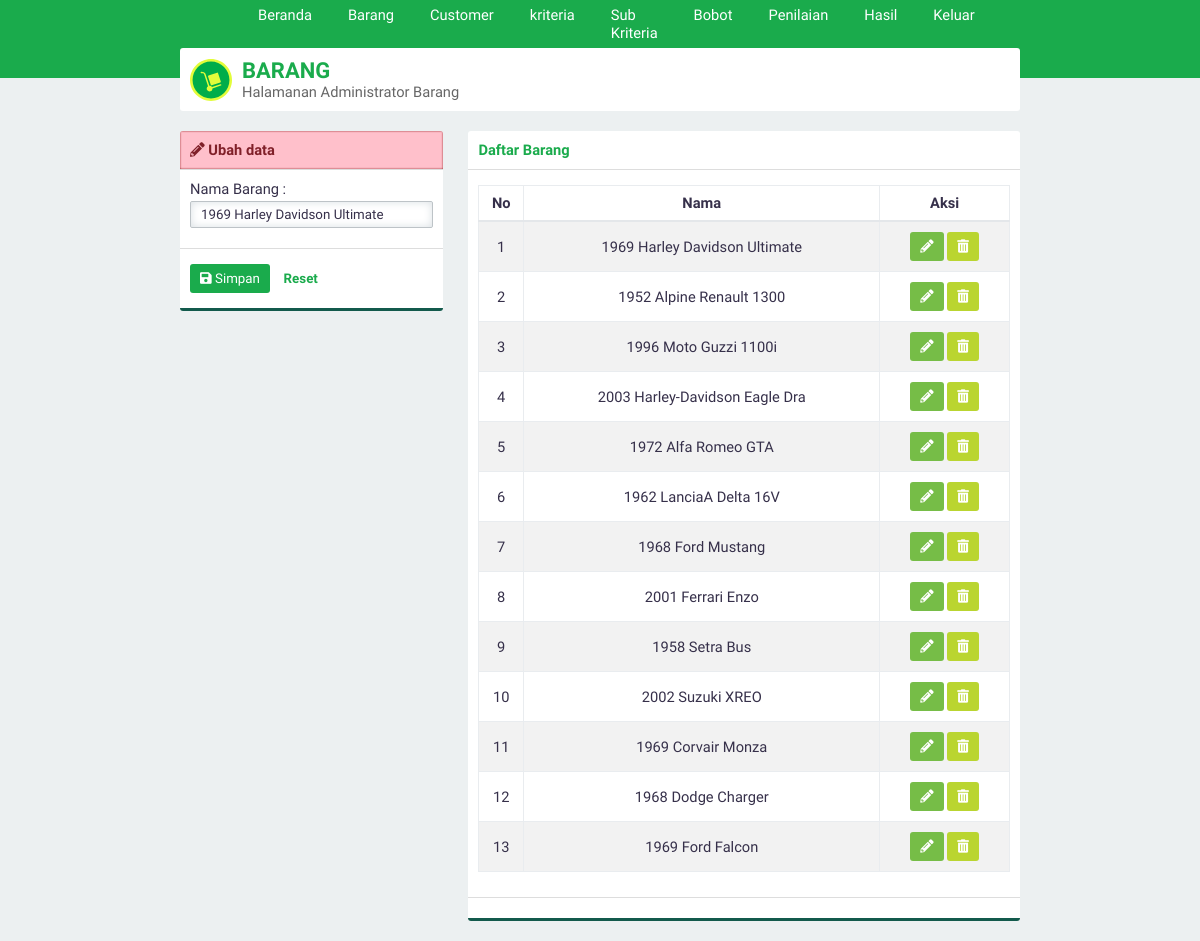
Screenshot of /?page=barang&aksi=ubah&id=1 (signed in) with the database file from the repository.
### tables this page shows
CREATE TABLE IF NOT EXISTS `jenis_barang` (
`id_jenisbarang` int(3) NOT NULL,
  `namaBarang` varchar(30) NOT NULL
);

### page/barang.php (the view, shortened to what this page needs)
<div class="panel">
    <div class="panel-middle" id="judul">
        <img src="asset/image/barang.svg">
        <div id="judul-text">
            <h2 class="text-green">BARANG</h2>
            Halamanan Administrator Barang
        </div>
    </div>
</div>
<div class="row">
    <div class="col-4">
        <div class="panel">
            <?php
            if (@htmlspecialchars($_GET['aksi'])=='ubah'){
                include 'ubahbarang.php';
            }else{
                include 'tambahbarang.php';
            }
            ?>
        </div>
    </div>
    <div class="col-8">
        <div class="panel">
            <div class="panel-top">
                <b class="text-green">Daftar Barang</b>
            </div>
            <div class="panel-middle">
                <div class="table-responsive">
                    <table>
                        <thead><tr><th>No</th><th>Nama</th><th>Aksi</th></tr></thead>
                        <tbody>
                        <?php
                        $query="SELECT * FROM jenis_barang";
                        $execute=$konek->query($query);
                        if ($execute->num_rows > 0){
                            $no=1;
                            while($data=$execute->fetch_array(MYSQLI_ASSOC)){
                                echo"
                                <tr id='data'>
                                    <td>$no</td>
                                    <td>$data[namaBarang]</td>
                                    <td>
                                    <div class='norebuttom'>
                                    <a class=\"btn btn-light-green\" href='./?page=barang&aksi=ubah&id=".$data['id_jenisbarang']."'><i class='fa fa-pencil-alt'></i></a>
                                    <a class=\"btn btn-yellow\" data-a=".$data['namaBarang']." id='hapus' href='./proses/proseshapus.php/?op=barang&id=".$data['id_jenisbarang']."'><i class='fa fa-trash-alt'></i></a></td>
                                </div></tr>";
                                $no++;
                            }
                        }else{
                            echo "<tr><td  class='text-center text-green' colspan='3'>Kosong</td></tr>";
                        }
                        ?>
            <div class="panel-bottom"></div>

### page/ubahbarang.php (shortened to what this page needs)
<?php
$id=htmlspecialchars(@$_GET['id']);
$query="SELECT id_jenisbarang,namaBarang FROM jenis_barang WHERE id_jenisbarang='$id'";
$execute=$konek->query($query);
if ($execute->num_rows > 0){
    $data=$execute->fetch_array(MYSQLI_ASSOC);
}else{
    header('location:./?page=barang');
}
?>
<div class="panel-top panel-top-edit">
    <b><i class="fa fa-pencil-alt"></i> Ubah data</b>
</div>
<form id="form" method="POST" action="./proses/prosesubah.php">
    <div class="panel-middle">
        <div class="group-input">
            <label for="barang" >Nama Barang :</label>
            <input type="text" value="<?php echo $data['namaBarang']; ?>" class="form-custom" required autocomplete="off" placeholder="Nama Barang" id="barang" name="barang">
        </div>
    </div>
    <div class="panel-bottom">
        <button type="submit" id="buttonsimpan" class="btn btn-green"><i class="fa fa-save"></i> Simpan</button>
        <button type="reset" id="buttonreset" class="btn btn-second">Reset</button>
    </div>
</form>

### asset/css/style.css (style rules this page uses)
* { padding: 0; margin: 0; font-family: 'Work Sans', sans-serif; color: #36304A; font-weight: 500; letter-spacing: normal; }
a { text-decoration: none; }
h2 { font-size: 1.5em; }
b, h1, h2, h3, h4, h5 { padding: 0; font-weight: 600 !important; margin: 0.83em 0em; }
.text-green { color: #1aab4c !important; }
input, select { border: none; width: 100%; }
.form-custom { padding: 5px 10px; border: solid 1px #BDC3C7; -webkit-border-radius: 2px; -moz-border-radius: 2px; border-radius: 2px; box-sizing: border-box; box-shadow: inset 0 0 8px #d9dfe3; margin: 3px 0 10px 0; }
.btn { border: none; -webkit-padding: 7px 10px; -o-padding: 7px 10px; -moz-padding: 7px 10px; padding: 7px 10px; border-radius: 3px; margin: 5px 0px; display: inline-block; cursor: pointer; font-size: 10pt !important; }
.btn i { color: white !important; }
.btn-green { background-color: #1aab4c; color: white !important; }
.btn-light-green { background-color: #76bd47; color: white !important; }
.btn-yellow { background-color: #bad530; color: white !important; }
.btn-second { background-color: transparent; color: #1aab4c; font-weight: 600; }
.row { margin-top: 10px; display: flex; }
div[class^="col-"] { margin-left: 3%; }
div[class^="col-"]:first-child { margin-left: 0%; }
.col-4 { width: 31.3333333333%; }
.col-8 { width: 65.6666666667%; }
.table-responsive { overflow-y: hidden; }
table { width: 100%; text-align: center; border-collapse: collapse; margin: 5px 0px 15px 0px; }
table tr th { padding: 8px 0px; border: solid 1px #e9ecef; border-bottom: solid 2px #e4e7ea; font-weight: bold; }
table td { border: solid 1px #e9ecef; padding: 5px; }
table tr#data:nth-child(odd) { background-color: #f2f2f2; }
.panel { background-color: white; border-radius: 3px; -webkit-box-sizing: border-box; -moz-box-sizing: border-box; -o-box-sizing: border-box; box-sizing: border-box; margin-bottom: 20px; overflow: hidden; }
.panel-top-edit { background-color: #ffc0cb; box-shadow: inset 0px 0px 2px #800000; color: #802029; }
.panel-top-edit b, .panel-top-edit i { color: #802029; }
.panel-top { padding: 10px; box-sizing: padding-box; border-bottom: solid 1px #dddddd; }
.panel-middle { padding: 10px; box-sizing: padding-box; }
.panel-bottom { padding: 10px; border-bottom: solid 3px #135a4c; border-top: solid 1px #dddddd; }
body { background-color: #ECF0F1; display: flex; width: 100vw; height: 100vh; align-items: center; flex-direction: column; overflow-x: hidden; font-size: 11pt; }
#judul { display: flex; align-items: center; }
#judul img { margin-right: 10px; }
#judul #judul-text { color: #666666; }
#judul #judul-text h2 { margin: 0 !important; }

### rows the page displays
jenis_barang: barang "1969 Harley Davidson Ultimate", namaBarang "1969 Harley Davidson Ultimate"
jenis_barang: namaBarang "1952 Alpine Renault 1300"
jenis_barang: namaBarang "1996 Moto Guzzi 1100i"
jenis_barang: namaBarang "2003 Harley-Davidson Eagle Dra"
jenis_barang: namaBarang "1972 Alfa Romeo GTA"
jenis_barang: namaBarang "1962 LanciaA Delta 16V"
jenis_barang: namaBarang "1968 Ford Mustang"
jenis_barang: namaBarang "2001 Ferrari Enzo"
jenis_barang: namaBarang "1958 Setra Bus"
jenis_barang: namaBarang "2002 Suzuki XREO"
jenis_barang: namaBarang "1969 Corvair Monza"
jenis_barang: namaBarang "1968 Dodge Charger"
jenis_barang: namaBarang "1969 Ford Falcon"
